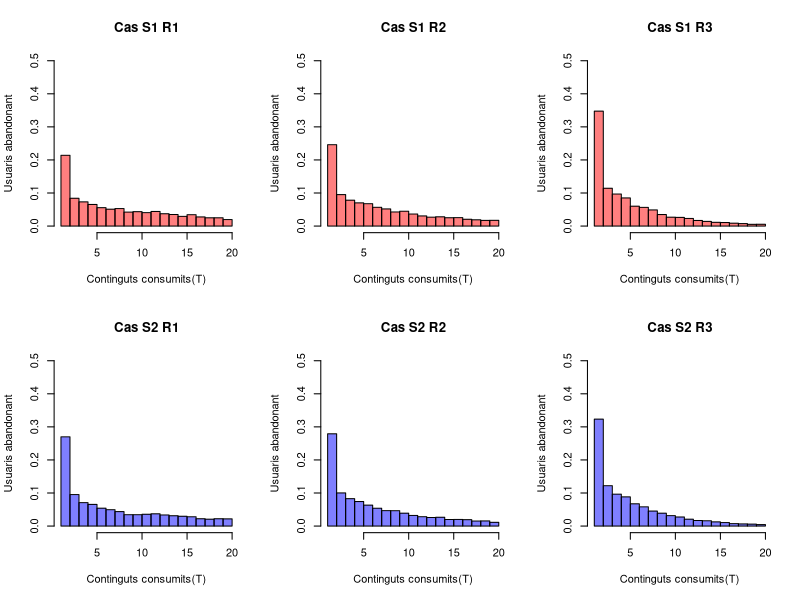
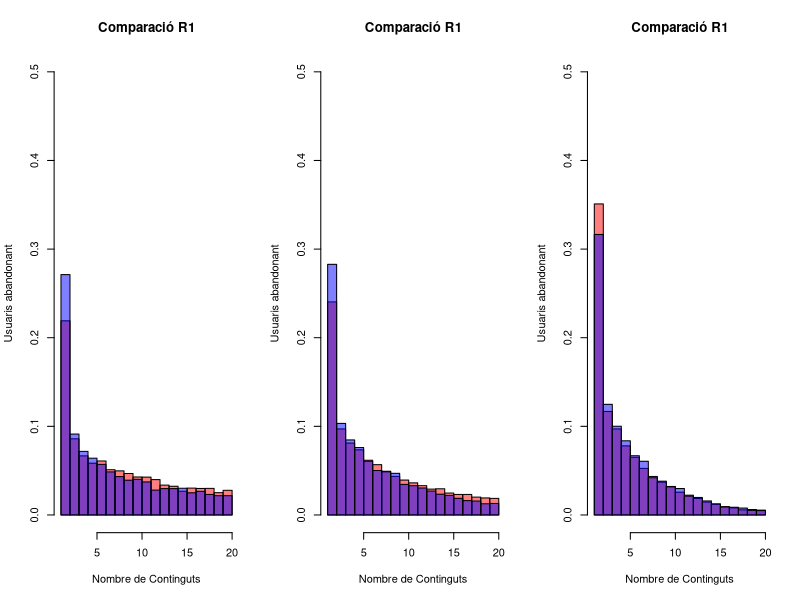

Here is the R script that generated these plots, in order:
# Funcions de moviment
moure_esquerra <- function(i){
  i - ((1+i)/4)
}

moure_dreta <- function(i){
  i + ((1-i)/4)
}

#Regles (Retorna TRUE si mostra contingut d'esquerres)
R1 <- function(x){  
  runif(1) <= ((1-x)^2 / ((1+x)^2 + (1-x)^2)) 
}

R2 <- function(x){  
  runif(1) <= (1-x)/2
}

R3 <- function(x){  
  runif(1) <= (1+x)/2
}

#Funcions de sortir

surt_oposat <- function(x){  # L'usuari abandona al veure contingut del bàndol oposat(p = 0.25)
  runif(1) <= 0.25  
}

surt_cansat <- function(x){  # L'usuari abandona al veure contingut del mateix bàndol(p = 0.05)
  runif(1) <= 0.05
}

####################################################
############ Funcions per l'apartat e) #############
####################################################

esquerra <- function(x){#Retorn True si l'usuari és d'esquerres
  return (x < 0)
  }

#Funció que retorna la distribució triada
assigna_distribucio <- function(escenari){
  if (escenari == "S1") {#Distribució uniforme
    return(x <- runif(N, min = -1, max = 1))
  } else if (escenari == "S2") {#Distribució normal
    return(x <- rnorm(N, mean = 0, sd = sqrt(1/13)))
  }
}

############################!!!!Important!!!!#################################
######Funció per simular els continguts consumits al llarg del temps##########

continguts_consumits <- function(distribucio, regla, N, T) {
  # Escollim distribucio
  x <- assigna_distribucio(distribucio)
  
  # Creem dos vectors de mida N, un per comptar els continguts consumits
  # L'altre vector ens servirà com un booleà per comprovar si l'usuari ja ha sortit(per no comptar-ho)
  comptador <- rep(0, N)
  ha_sortit <- rep(FALSE, N)
  
  # Bucle de T passos i N usuaris, on es va augmentant el comptador pels usuaris actius
  
  for (t in 1:T) {
    for (i in 1:N) {
      if (!ha_sortit[i]) {#No ha sortit
        # Suma un contingut més a l'usuari i
        comptador[i] <- comptador[i] + 1
        
        if (regla(x[i])) {
          # Es mostra contingut d'esquerres
          
          # Comprovem en cas d'usuari de dretes
          if (!esquerra(x[i])) {
            # El contingut és oposat
            if (surt_oposat(x[i])) { 
              #Si surt, assignem el valor True a la posició i del vector ha_sortit
              ha_sortit[i] <- TRUE
              next
            } else {
              #Si no surt, l'usuari es mou cap a esquerres
              x[i] <- moure_esquerra(x[i])
            }
          } else {
            # Comprovem en cas d'usuari d'esquerres
            if (surt_cansat(x[i])) {
              #Probabilitat de sortir (p=0.05)
              ha_sortit[i] <- TRUE
              next
            } else {
              #L'usuari d'esquerres es torna més d'esquerres
              x[i] <- moure_esquerra(x[i])
            }
          }
        } 
        #Es mostra contingut de dretes i es segueix la mateixa lògica però a l'inrevès
        else {
          
          if (esquerra(x[i])) {
            
            if (surt_oposat(x[i])) {
              ha_sortit[i] <- TRUE
              next
            } else {
              x[i] <- moure_dreta(x[i])
            }
          } else {
            
            if (surt_cansat(x[i])) {
              ha_sortit[i] <- TRUE
              next
            } else {
              x[i] <- moure_dreta(x[i])
            }
          }
        }
      }
    }
  }
  # Es torna el valor de només aquells usuaris que han sortit
  return(comptador[ha_sortit])
}

####################################################
################# Constants#########################
####################################################

# Paràmetres fixes
N <- 10000
T <- 20


#Llistes per simplificar codi
resultats <- list()
distribucions <- list("S1", "S2")
regles <- list(R1 = R1, R2 = R2, R3 = R3)

################################################
############## Histogrames #####################
################################################

#Visualitzar els 6 histogrames a la vegada
par(mfrow = c(2, 3))

i <- 1

#Histogrames S1 sense superposar-se
cat("Distribució S1: ", "\n")
  
  for (regla in regles){
    resultats<- continguts_consumits("S1", regla, N, T)
    esp_S1 <- mean(resultats)
    var_S1 <- var(resultats)
    hist(resultats,
         main = paste("Cas","S1", names(regles)[i]),
         breaks= T + 2,
         xlab = "Continguts consumits(T)",
         ylab = "Usuaris abandonant",
         ylim = c(0, 0.5),
         freq = F,
         col = rgb(1, 0, 0, 0.5),  # Vermell
         border = "black")
    cat(names(regles)[i], "\n")
    cat("Esperança : ", esp_S1," Variança :", var_S1 , "\n")
    i <- i + 1
  }
i<- 1

cat("Distribució S2: ", "\n")

for (regla in regles){
  resultats<- continguts_consumits("S2", regla, N, T)
  esp_S2 <- mean(resultats)
  var_S2 <- var(resultats)
  hist(resultats,
       main = paste("Cas","S2", names(regles)[i]),
       breaks= T + 2,
       xlab = "Continguts consumits(T)",
       ylab = "Usuaris abandonant",
       ylim = c(0, 0.5),
       freq = F,
       col = rgb(0, 0, 1, 0.5),  # Blau
       border = "black")
  cat(names(regles)[i], "\n")
  cat("Esperança : ", esp_S2," Variança :", var_S2, "\n")
  i <- i + 1
}
  i <- 1

#######################################################
#################Gràfics superposats###################
#######################################################

par(mfrow = c(1, 3))

i<- 1
for (regla in regles) {
  
  # Creació d'histogrames S1 i S2 amb les tres regles
  resultat_S1 <- continguts_consumits("S1", regla, N, T)
  resultat_S2 <- continguts_consumits("S2", regla, N, T)
  
  # Histograma S1
  hist(resultat_S1, 
       main = paste("Comparació", names(regles)[i]),
       
       xlab = "Nombre de Continguts",
       ylab = "Usuaris abandonant",
       col = rgb(1, 0, 0, 0.5),  # Vermell
       border = "black",
       freq = F,
       ylim = c(0,0.5)
  )  
  
  # Histograma distribució S2
  hist(resultat_S2, 
       
       col = rgb(0, 0, 1, 0.5),  #Blau
       border = "black",
       freq = F,
       ylim = c(0,0.5),
       add = TRUE)  
  i < i + 1
}




